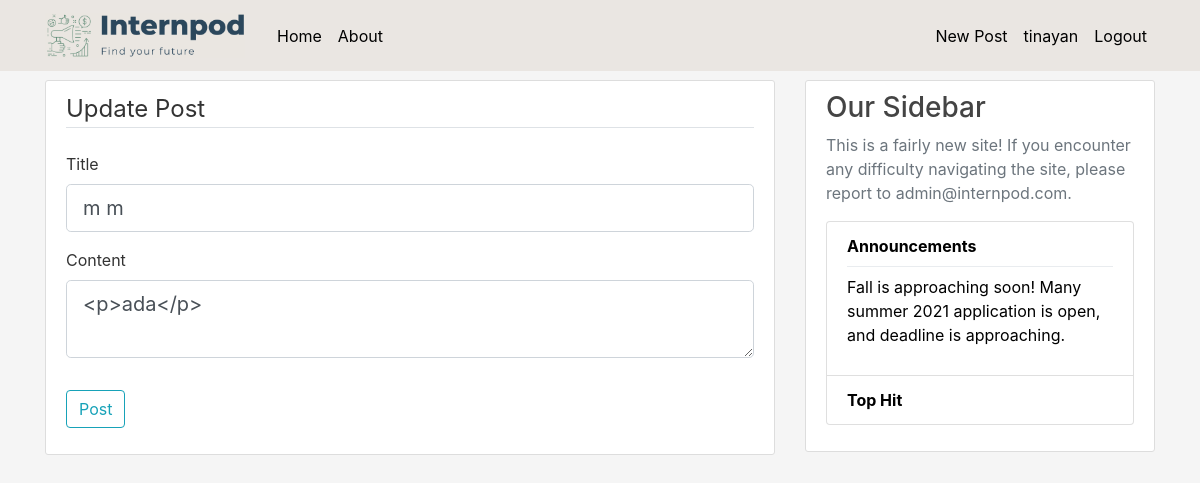
The app's page /post/2/update (signed in) with its own data.
### flaskblog/models.py (models this page shows, shortened)
class User(db.Model, UserMixin):
    id = db.Column(db.Integer, primary_key=True)
    username = db.Column(db.String(20), unique=True, nullable=False)
    email = db.Column(db.String(120), unique=True, nullable=False)
    image_file = db.Column(db.String(20), nullable=False, default='default.png')
    password = db.Column(db.String(60), nullable=False)
    posts = db.relationship('Post', backref='author', lazy=True)
    comments = db.relationship('Comment', backref='commenter', lazy=True)
    liked = db.relationship( 'Like', backref='Liker', lazy=True)

class Post(db.Model):
    id = db.Column(db.Integer, primary_key=True)
    title = db.Column(db.String(100), nullable=False)
    date_posted = db.Column(db.DateTime, nullable=False, default=datetime.utcnow)
    content = db.Column(db.Text, nullable=False)
    user_id = db.Column(db.Integer, db.ForeignKey('user.id'), nullable=False)
    likes = db.relationship('Like', backref='post', lazy='dynamic')
    comments = db.relationship('Comment', backref='comments', lazy='dynamic')

### flaskblog/routes.py (the view)
@app.route("/post/<int:post_id>/update", methods=['GET', 'POST'])
def update_post(post_id):
    post = Post.query.get_or_404(post_id)
    if post.author != current_user:
        abort(403)
    form = PostForm()
    if form.validate_on_submit():
        post.title = form.title.data
        post.content = form.content.data
        db.session.commit()
        flash('Your post has been updated!', 'success')
        return redirect(url_for('post', post_id=post.id))
    elif request.method == 'GET':
        form.title.data = post.title
        form.content.data = post.content
    return render_template('create_post.html', title='Update Post',
                           form=form, legend='Update Post')

### flaskblog/forms.py
class PostForm(FlaskForm):
    title = StringField('Title', validators=[DataRequired()])
    content = CKEditorField('Content', validators=[DataRequired()])
    submit = SubmitField('Post')

### flaskblog/models.py (called while the page is built)
@login_manager.user_loader
def load_user(user_id):
    return User.query.get(int(user_id))

### flaskblog/templates/create_post.html (shortened to what this page needs)
{% extends "layout.html" %}
{% block content %}
<div class="content-section">
    <form method="POST" action="">
        <fieldset class="form-group">
            <legend class="border-bottom mb-4">{{ legend }}</legend>
            <div class="form-group">
                {{ form.title.label(class="form-control-label") }}
                {% if form.title.errors %}
                    {{ form.title(class="form-control form-control-lg is-invalid") }}
                    <div class="invalid-feedback">
                        {% for error in form.title.errors %}
                            <span>{{ error }}</span>
                        {% endfor %}
                    </div>
                {% else %}
                    {{ form.title(class="form-control form-control-lg") }}
                {% endif %}
            </div>
            <div class="form-group">
                {{ form.content.label(class="form-control-label") }}
                {% if form.content.errors %}
                    {{ form.content(class="form-control form-control-lg is-invalid") }}
                    <div class="invalid-feedback">
                        {% for error in form.content.errors %}
                            <span>{{ error }}</span>
                        {% endfor %}
                    </div>
                {% else %}
                    {{ form.content(class="form-control form-control-lg") }}
                {% endif %}
            </div>
        </fieldset>
        <div class="form-group">
            {{ form.submit(class="btn btn-outline-info") }}
        </div>
    </form>
</div>
{% endblock content %}

### flaskblog/templates/layout.html (shortened to what this page needs)
<!DOCTYPE html>
<html>
<head>
    <link rel="stylesheet" href="https://maxcdn.bootstrapcdn.com/bootstrap/4.0.0/css/bootstrap.min.css">
    <link rel="stylesheet" type="text/css" href="{{ url_for('static', filename='main.css') }}">
    <link href="https://cdn.jsdelivr.net/npm/summernote@0.8.18/dist/summernote.min.css" rel="stylesheet">
</head>
<body style="background-color:#f5f5f5;">
    <header class="site-header">
      <nav class="navbar navbar-expand-md navbar-dark bg-steel fixed-top" style="background-color: #eae6e2;">
        <div class="container">
          <a class="navbar-brand mr-4" href="/"><img src="../static/logo/navibarlogo.jpg" class="img-fluid" alt="Responsive image" width="200" height="200"></a>
          <div class="collapse navbar-collapse" id="navbarToggle">
            <div class="navbar-nav mr-auto">
              <a class="nav-item nav-link" style="color:#000000;" href="{{ url_for('home') }}">Home</a>
              <a class="nav-item nav-link" style="color:#000000;"href="{{ url_for('about') }}">About</a>
            </div>
            <div class="navbar-nav">
              {% if current_user.is_authenticated %}
                <a class="nav-item nav-link" style="color:#000000;" href="{{ url_for('new_post') }}"> New Post</a>
                <a class="nav-item nav-link" style="color:#000000;" href="{{ url_for('account') }}">{{current_user.username}}</a>
                <a class="nav-item nav-link" style="color:#000000;" href="{{ url_for('logout') }}">Logout</a>
              {% else %}
                <a class="nav-item nav-link" style="color:#000000;" href="{{ url_for('login') }}">Login</a>
                <a class="nav-item nav-link" style="color:#000000;" href="{{ url_for('register') }}">Register</a>
              {% endif %}
            </div>
          </div>
        </div>
      </nav>
    </header>
    <main role="main" class="container">
      <div class="row">
        <div class="col-md-8">
          {% block content %}{% endblock %}
        </div>
        <div class="col-md-4" >
          <div class="content-section">
            <h3>Our Sidebar</h3>
            <p class='text-muted'>This is a fairly new site! If you encounter any difficulty navigating the site, please report to admin@internpod.com.
              <ul class="list-group">
                <li class="list-group-item list-group-item-light" style="background-color:#ffffff;"><b style="color:#000000;">Announcements</b>                         <div class="dropdown-divider"></div>
                    <p style="color:black;"> Fall is approaching soon! Many summer 2021 application is open, and deadline is approaching.</p></li>
                <li class="list-group-item list-group-item-light" style="background-color:#ffffff;"><b style="color:#000000;">Top Hit</b>
                </li>
              </ul>
            </p>
          </div>
        </div>
      </div>
    </main>
</body>
</html>

### flaskblog/static/main.css (style rules this page uses)
body { background: #fafafa; color: #333333; margin-top: 5rem; }
h1, h2, h3, h4, h5, h6 { color: #444444; }
.bg-steel { background-color: #5f788a; }
.site-header .navbar-nav .nav-link { color: #cbd5db; }
.content-section { background: #ffffff; padding: 10px 20px; border: 1px solid #dddddd; border-radius: 3px; margin-bottom: 20px; }

### records on screen
User: username "tinayan"
Post: title "m m", content "<p>ada</p>"

### other values on screen
{{ legend }} "Update Post"
